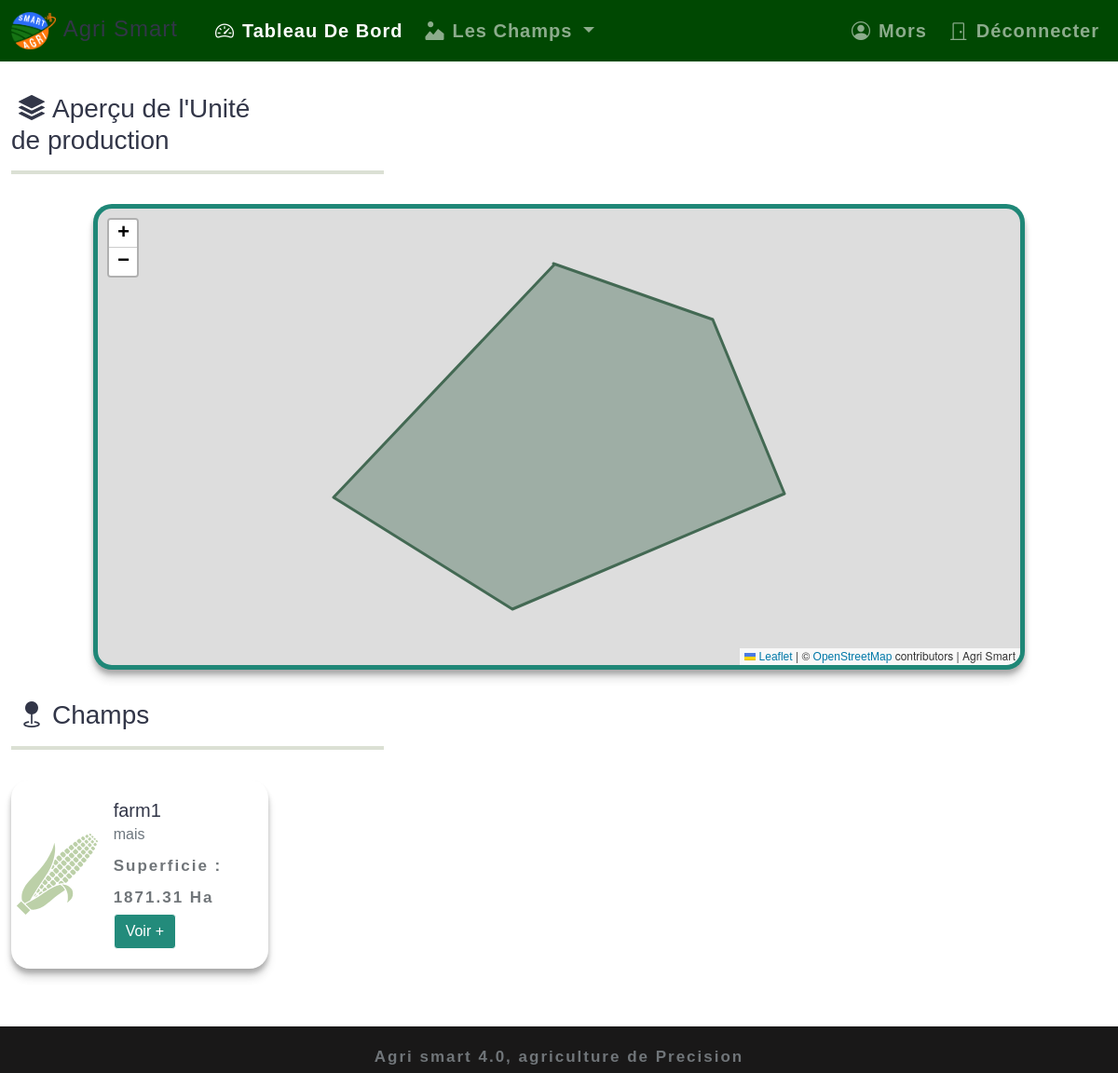
The page /dashboard (signed in) on the database its author committed.
### agriculture/models.py (models this page shows, shortened)
class User(db.Model, UserMixin):
    __tablename__ = 'user'
    user_id              = db.Column(db.Integer(), primary_key=True)
    username             = db.Column(db.String(length=30), nullable=False, unique=True)
    email_address        = db.Column(db.String(length=50), nullable=False, unique=True)
    company_name         = db.Column(db.String(length=100))
    farm_address         = db.Column(db.String(length=512))
    fiscal_code          = db.Column(db.String(length=40))
    fields               = db.relationship('Field', backref='owned_field', lazy=True)
    password_hash        = db.Column(db.String(length=60), nullable=False)
    @property
    def password(self):
        return self.password

class Field(db.Model):
    __tablename__    = 'field'
    field_id         = db.Column(db.Integer(), primary_key=True)
    name             = db.Column(db.String(length=30), nullable=False, unique=True)
    crop             = db.Column(db.String(length=15), nullable=False, unique=False)
    area             = db.Column(db.Float(), nullable=False, unique=False)
    geometry         = db.Column(db.String(), nullable=False, unique=False)
    satellite_images = db.relationship("SatelliteImage", secondary=fields_images)
    msi_index        = db.relationship("MultiSpectraIndex", backref="owned_index" ,lazy=True)
    owner            = db.Column(db.Integer(), db.ForeignKey('user.user_id'))

### agriculture/routes.py (the view)
@app.route('/home')
@app.route('/dashboard')
@login_required
def home_page():
    user = current_user
    fields = user.fields
    print("Fields",fields)
    fields_dataset = []
    minlat = 1000
    minlon = 1000
    maxlat = -1000
    maxlon = -1000
    for field in fields:
        lat = [float(l) for l in field.geometry.split(',')[::2]]
        lon = [float(l) for l in field.geometry.split(',')[1::2]]
        current_minlat, current_maxlat = min(lat), max(lat)
        current_minlon, current_maxlon = min(lon), max(lon)
        if current_minlat < minlat : minlat = current_minlat
        if current_maxlat > maxlat : maxlat = current_maxlat
        if current_minlon < minlon : minlon = current_minlon
        if current_maxlon > maxlon : maxlon = current_maxlon
        _f = {}
        _f['name'] = field.name
        _f['crop'] = field.crop
        _f['area'] = field.area
        _f['geometry'] = [(float(lat),float(lon)) for lat,lon in zip(field.geometry.split(',')[::2],field.geometry.split(',')[1::2])]
        fields_dataset.append(_f)
    map_center = (minlat, minlon, maxlat, maxlon)
    return render_template('home.html', fields=fields, fields_dataset=json.dumps(fields_dataset), map_center=map_center)

### agriculture/models.py (called while the page is built)
@login_manager.user_loader
def load_user(user_id):
    return User.query.filter_by(user_id=user_id).first()

### agriculture/templates/home.html (shortened to what this page needs)
{% extends "base.html" %}
{% block content %}
<div class="container-fluid mt-5">
   <div class="row my-3">
      <div class="col-md-3">
         <h3><i class="bi bi-stack mx-2"></i>Aperçu de l'Unité de production</h3>
         <hr class="hr-title">
      </div>
   </div>
   <div class="row my-3 justify-content-center">
      <div class="col-10"  id="fields-map-div"></div>
   </div>
   <div class="row my-3">
      <div class="col-md-3">
         <h3><i class="bi bi-geo-fill mx-2"></i>Champs</h3>
         <hr class="hr-title">
      </div>
   </div>
   <div class="row my-3">
      {% for field in fields %}
         <div class="col-sm-6 col-md-4 col-xl-3 animate-pop">
            <div class="card border-1 mb-3" style="border-radius:15; max-width: 540px;">
              <div class="row g-0 d-flex flex-wrap align-items-center">
                <div class="col-sm-6 col-md-4">
                   {% if field.crop.lower() == 'mais' %}
                     <img src="/static/img/corn.svg" class="field-icon" alt="">
                   {% endif %}
                </div>
                <div class="col-sm-6 col-md-8">
                   <div class="card-body">
                    <h5 class="card-title">{{ field.name }}</h5>
                    <h6 class="card-subtitle mb-2 text-muted">{{ field.crop }}</h6>
                    <p class="card-text">Superficie : {{ field.area }} Ha</p>
                    <a href="{{ url_for('field_details_page', name=field.name) }}" class="btn btn-success">Voir +</a>
                  </div>
                </div>
              </div>
            </div>
         </div>
      {% endfor %}
   </div>
   <link rel="stylesheet" href="https://unpkg.com/leaflet@1.7.1/dist/leaflet.css"
/>
</div>
{% endblock %}

### agriculture/templates/base.html (shortened to what this page needs)
<!doctype html>
<html lang="en">
   <head>
       <link href="https://cdn.jsdelivr.net/npm/bootstrap@5.1.3/dist/css/bootstrap.min.css" rel="stylesheet">
       <link rel="stylesheet" href="https://cdn.jsdelivr.net/npm/bootstrap-icons@1.8.1/font/bootstrap-icons.css">
       <link rel="stylesheet" href="/static/css/style.css">
    </head>
    <body>
      <nav class="navbar-custom fixed-top navbar navbar-expand-lg navbar-dark">
        <div class="container-fluid">
          <a class="navbar-brand fs-4" href="{{url_for('home_page')}}">
             <h4 style="margin:0;"><img src="/static/images/logo.jpg" alt="Agri smart logo" width="auto" height="40"><span class="align-text-top mx-2">Agri smart</span></h4>
          </a>
          <div class="collapse navbar-collapse" id="navbarNav">
           <ul class="navbar-nav">
             <li class="nav-item fs-5">
                 <a class="nav-link {% if request.path == '/dashboard' %}active{% endif %}" aria-current="page" href="{{url_for('home_page')}}"><i class="bi bi-speedometer2 mx-2"></i>Tableau de Bord</a>
             </li>
             <li class="nav-item fs-5 dropdown">
                <a class="nav-link dropdown-toggle {% if 'field' in request.path %}active{% endif %}" id="navbarDropdown" role="button" data-bs-toggle="dropdown" aria-expanded="false">
                  <i class="bi bi-image-alt mx-2"></i>Les champs
                </a>
              </li>
           </ul>
           <ul class="navbar-nav ms-auto">
             {% if current_user.is_authenticated %}
                <li class="nav-item fs-5">
                   <a href="{{url_for('edit_user_detail_page')}}" class="nav-link"><i class="bi bi-person-circle mx-2"></i>{{ current_user.username }}</a>
                </li>
             {% endif %}
                <li class="nav-item fs-5">
                    <a class="nav-link" href="{{url_for('logout_page')}}" ><i class="bi bi-door-closed mx-2"></i>Déconnecter</a>
                </li>
            </ul>
          </div>
        </div>
      </nav>
      {% block content %}
      {% endblock %}
      <footer class="fixed-bottom">
         <div class="container-fluid text-light">
            <div class="row justify-content-center text-light">
               <div class="col-md-12 text-center">
                  <p class="mt-3">Agri smart 4.0, agriculture de Precision</p>
               </div>
            </div>
         </div>
      </footer>
  </body>
</html>

### agriculture/static/css/style.css (style rules this page uses)
html { margin : 0; padding : 0; }
:root { --primary_green:#087d6be3; --secondary_green: #718355; --primary_brown: #004802; --secondary_brown: #dba55a; --color-bg: #f2f2f2; }
.field-icon { filter: invert(100%) sepia(7%) saturate(5725%) hue-rotate(29deg) brightness(88%) contrast(83%); max-width: 100px; }
.animate-pop { animation-duration: 1.5s; animation-name: animate-pop; animation-timing-function: cubic-bezier(.26, .53, .74, 1.48) steps(1000, end); }
.card { padding: 5px; border: 0px; border-radius : 20px; box-shadow: 0 10px 10px rgba(0,0,0,0.12), 0 5px 5px rgba(0,0,0,0.24); transition: all 1s cubic-bezier(.25,.8,.25,1); }
.btn-success { background-color: var(--primary_green); border-color: white; }
.hr-title { width : 400px; height:4px !important; color: var(--secondary_green); }
#fields-map-div { border-color: var(--primary_green) !important; border : 5px solid; height: 500px; border-radius: 20px; box-shadow: 0 10px 10px rgba(0,0,0,0.12), 0 5px 5px rgba(0,0,0,0.24); transition: all 1s cubic-bezier(.25,.8,.25,1); }
.navbar-custom { background-color: var(--primary_brown); }
body { background-color: var(--color-bg); }
footer { background-color: var(--primary_brown); }
html, body { margin: 0; font-size: 100%; background: #fff; font-family: 'Thasadith', sans-serif; }
html { scroll-behavior: smooth; }
body a { text-decoration: none; transition: 0.5s all; -webkit-transition: 0.5s all; -moz-transition: 0.5s all; -o-transition: 0.5s all; -ms-transition: 0.5s all; font-family: 'Thasadith', sans-serif; }
body img { max-width: 100%; }
h1, h2, h3, h4, h5, h6 { margin: 0; color: #323648; }
li { list-style-type: none; }
p { margin: 0; font-size: 17px; line-height: 2em; letter-spacing: 2px; color: #707579; font-weight: 600; }
ul { margin: 0; padding: 0; }
nav { margin:0; padding: 0; }
nav:after { content:""; display:table; clear:both; }
nav ul { float: right; padding:0; margin:0; list-style: none; position: relative; }
nav ul li { margin: 0px; display:inline-block; }
nav a { color: #ddd; text-transform: capitalize; letter-spacing: 1px; padding-left: 0; padding-right: 0; padding: 10px 0; font-weight: 700; }
li > a:only-child:after { content: ''; }
footer { background: #191818; }

### rows shown on the page
User: username "Mors"
Field: name "farm1", crop "mais", area "1871.31"
